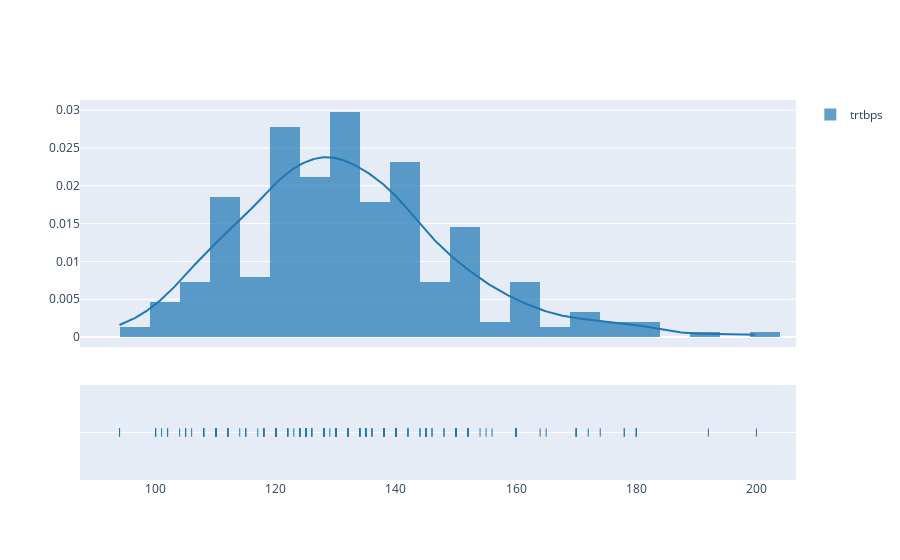

Source (notebook cell):
### Code cell
fig = ff.create_distplot([df.trtbps],['trtbps'],bin_size=5)
iplot(fig, filename='Basic Distplot')

#Get also the QQ-plot
fig = plt.figure()
res = stats.probplot(df1['trtbps'], plot=plt)
plt.show()

### Figure 1 — Plotly figure (JSON) as saved in the notebook; plotly's stock layout.template omitted (floating-point values rounded to 4 significant figures; data arrays with more than 128 entries replaced by an {"elided": "..."} marker saying what was removed)
{"data": [{"autobinx": false, "histnorm": "probability density", "legendgroup": "trtbps", "marker": {"color": "rgb(31, 119, 180)"}, "name": "trtbps", "opacity": 0.7, "type": "histogram", "x": {"elided": "303 int values"}, "xaxis": "x", "xbins": {"end": 200, "size": 5, "start": 94}, "yaxis": "y"}, {"legendgroup": "trtbps", "marker": {"color": "rgb(31, 119, 180)"}, "mode": "lines", "name": "trtbps", "showlegend": false, "type": "scatter", "x": {"elided": "500 float values"}, "xaxis": "x", "y": {"elided": "500 float values"}, "yaxis": "y"}, {"legendgroup": "trtbps", "marker": {"color": "rgb(31, 119, 180)", "symbol": "line-ns-open"}, "mode": "markers", "name": "trtbps", "showlegend": false, "type": "scatter", "x": {"elided": "303 int values"}, "xaxis": "x", "y": {"elided": "303 str values"}, "yaxis": "y2"}], "layout": {"barmode": "overlay", "hovermode": "closest", "legend": {"traceorder": "reversed"}, "xaxis": {"anchor": "y2", "domain": [0, 1], "zeroline": false}, "yaxis": {"anchor": "free", "domain": [0.35, 1], "position": 0}, "yaxis2": {"anchor": "x", "domain": [0, 0.25], "dtick": 1, "showticklabels": false}}}
